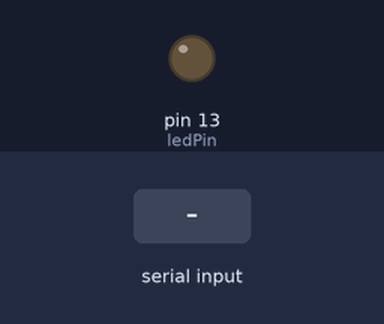
A program run on a simulated Arduino Mega 2560, built with avr-gcc and run on an emulated ATmega2560. Parts: output pins drawn as LEDs (lit = HIGH). Inputs (shaded band) come from the test bench. What the program prints to the serial monitor is not drawn.

Above: at 1.2 s.
1.3 s: "90,45\n" received over Serial
3.8 s: "a90\n" received over Serial
At 4.4 s:
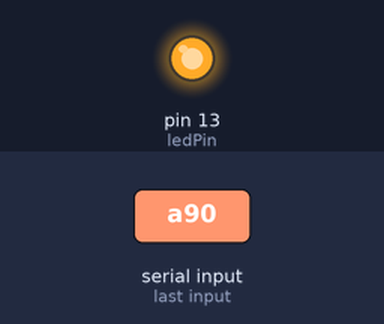
5.3 s: "k90\n" received over Serial
At 6.5 s:
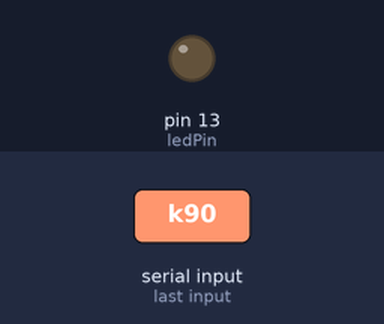
6.8 s: "a,45\n" received over Serial
At 7.9 s:
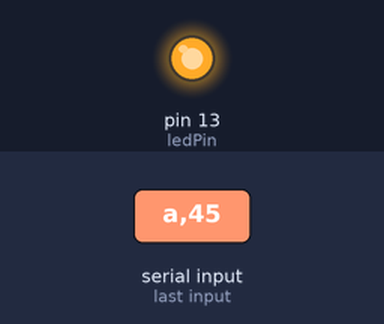
Timing chart, 0 to 9.3 s (numbered marks = the images above; inputs shaded):
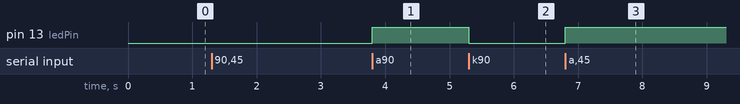

The program:

main.cpp
```cpp
#include <Arduino.h>


int ledPin = 13;
int sayi;

void setup() {

  pinMode(ledPin, OUTPUT);
  analogWrite(ledPin, 0);
  Serial.begin(9600);
}

void loop()
{
      sayi = Serial.parseInt();
      while(sayi > -1)
      {
        if(sayi != 0)
        {
            sayi--;
            Serial.print(sayi);
            Serial.flush();
            if(sayi == 0)return;
        }

        for(int j=0;j<1000;j++)
        {
          char ledchar = Serial.read();
          if(ledchar == 'a')
          {
            analogWrite(ledPin, 255);
          }
          else if(ledchar == 'k')
          {
            analogWrite(ledPin, 0);
          }
          if(sayi == 0)return;
          delay(1);
        }
      }
}
```

Measured:
- after the input at 1.3 s, every drawn part: stays the same
- after the input at 3.8 s, pin 13 (ledPin): LOW → HIGH at once
- after the input at 5.3 s, pin 13 (ledPin): HIGH → LOW at once
- after the input at 6.8 s, pin 13 (ledPin): LOW → HIGH at once
